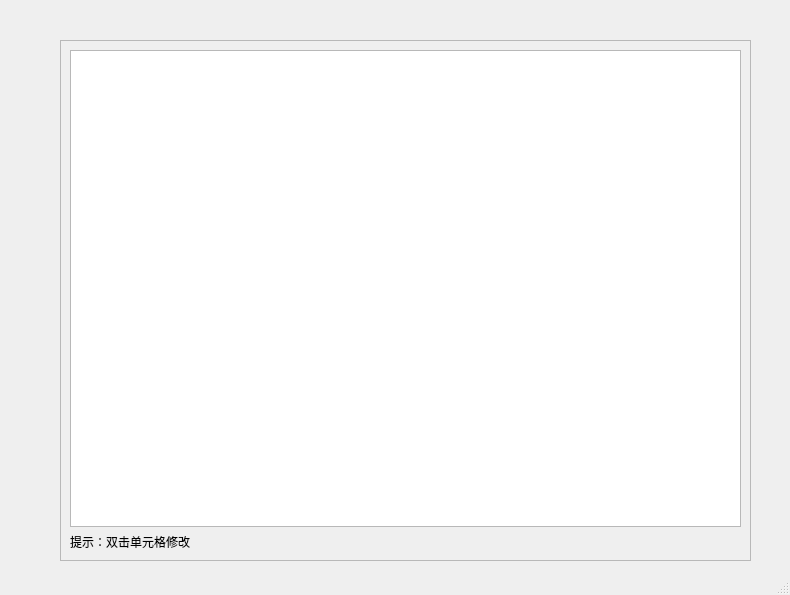
<?xml version="1.0" encoding="UTF-8"?>
<ui version="4.0">
 <class>MainWindow</class>
 <widget class="QMainWindow" name="MainWindow">
  <property name="geometry">
   <rect>
    <x>0</x>
    <y>0</y>
    <width>790</width>
    <height>595</height>
   </rect>
  </property>
  <property name="windowTitle">
   <string>批改作业</string>
  </property>
  <widget class="QWidget" name="centralwidget">
   <widget class="QFrame" name="frame">
    <property name="geometry">
     <rect>
      <x>60</x>
      <y>40</y>
      <width>691</width>
      <height>521</height>
     </rect>
    </property>
    <property name="minimumSize">
     <size>
      <width>691</width>
      <height>521</height>
     </size>
    </property>
    <property name="frameShape">
     <enum>QFrame::StyledPanel</enum>
    </property>
    <property name="frameShadow">
     <enum>QFrame::Raised</enum>
    </property>
    <layout class="QVBoxLayout" name="verticalLayout">
     <item>
      <widget class="QTableWidget" name="correct_table"/>
     </item>
     <item>
      <widget class="QLabel" name="label">
       <property name="text">
        <string>提示：双击单元格修改</string>
       </property>
      </widget>
     </item>
    </layout>
   </widget>
  </widget>
  <widget class="QStatusBar" name="statusbar"/>
 </widget>
 <resources/>
 <connections/>
</ui>
